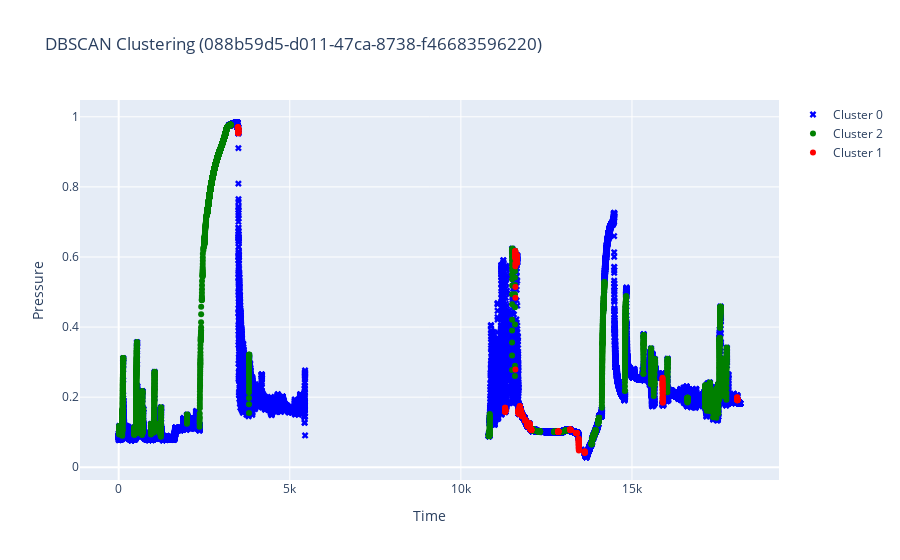

Notebook source saved alongside this figure:
### Markdown cell above
## Сырая кластеризация

### Code cell
filename, recovery, drop, clust_df = process_file(filename, DATA_PATH)
plot_data(clust_df, filename)

### Figure 1 — Plotly figure (JSON) as saved in the notebook; plotly's stock layout.template omitted (floating-point values rounded to 4 significant figures; data arrays with more than 128 entries replaced by an {"elided": "..."} marker saying what was removed)
{"data": [{"marker": {"color": "blue", "size": 6, "symbol": "x"}, "mode": "markers", "name": "Cluster 0", "type": "scatter", "x": {"elided": "40372 float values"}, "y": {"elided": "40372 float values"}}, {"marker": {"color": "green", "size": 6, "symbol": "circle"}, "mode": "markers", "name": "Cluster 2", "type": "scatter", "x": {"elided": "6131 float values"}, "y": {"elided": "6131 float values"}}, {"marker": {"color": "red", "size": 6, "symbol": "circle"}, "mode": "markers", "name": "Cluster 1", "type": "scatter", "x": {"elided": "652 float values"}, "y": {"elided": "652 float values"}}], "layout": {"showlegend": true, "title": {"text": "DBSCAN Clustering (088b59d5-d011-47ca-8738-f46683596220)"}, "xaxis": {"title": {"text": "Time"}}, "yaxis": {"title": {"text": "Pressure"}}}}
